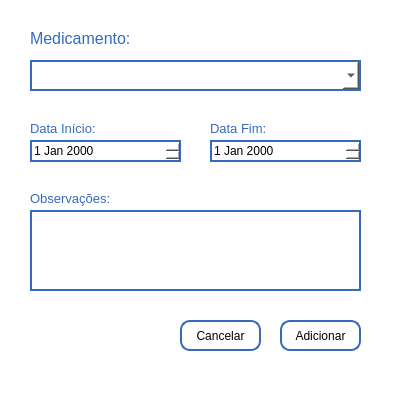
<?xml version="1.0" encoding="UTF-8"?>
<ui version="4.0">
 <class>FormAdicionarMedicamento</class>
 <widget class="QWidget" name="FormAdicionarMedicamento">
  <property name="geometry">
   <rect>
    <x>0</x>
    <y>0</y>
    <width>400</width>
    <height>400</height>
   </rect>
  </property>
  <property name="windowTitle">
   <string>Adicionar Medicamento</string>
  </property>
  <property name="styleSheet">
   <string notr="true">QPushButton {
    background-color: white;
        color: black;
        border-radius: 10px;
        border: 2px solid #366abf;
}

QLabel {
color: #366abf;
}

QDateEdit{
background-color:white;
color: black;
border: 2px solid #366abf;
}

QComboBox{
background-color:white;
color: black;
border: 2px solid #366abf;
}

QPlainTextEdit{
background-color:white;
color: black;
border: 2px solid #366abf;
}

QWidget{
background-color: white;

}</string>
  </property>
  <widget class="QLabel" name="label_Medicamento">
   <property name="geometry">
    <rect>
     <x>30</x>
     <y>30</y>
     <width>131</width>
     <height>16</height>
    </rect>
   </property>
   <property name="font">
    <font>
     <family>Arial</family>
     <pointsize>12</pointsize>
    </font>
   </property>
   <property name="text">
    <string>Medicamento:</string>
   </property>
  </widget>
  <widget class="QComboBox" name="comboBox_Medicamentos">
   <property name="geometry">
    <rect>
     <x>30</x>
     <y>60</y>
     <width>331</width>
     <height>31</height>
    </rect>
   </property>
  </widget>
  <widget class="QLabel" name="label_DataInicio">
   <property name="geometry">
    <rect>
     <x>30</x>
     <y>120</y>
     <width>110</width>
     <height>16</height>
    </rect>
   </property>
   <property name="font">
    <font>
     <family>Arial</family>
     <pointsize>10</pointsize>
    </font>
   </property>
   <property name="text">
    <string>Data Início:</string>
   </property>
  </widget>
  <widget class="QDateEdit" name="dateEdit_DataInicio">
   <property name="geometry">
    <rect>
     <x>30</x>
     <y>140</y>
     <width>151</width>
     <height>22</height>
    </rect>
   </property>
  </widget>
  <widget class="QLabel" name="label_DataFim">
   <property name="geometry">
    <rect>
     <x>210</x>
     <y>120</y>
     <width>100</width>
     <height>16</height>
    </rect>
   </property>
   <property name="font">
    <font>
     <family>Arial</family>
     <pointsize>10</pointsize>
    </font>
   </property>
   <property name="text">
    <string>Data Fim:</string>
   </property>
  </widget>
  <widget class="QDateEdit" name="dateEdit_DataFim">
   <property name="geometry">
    <rect>
     <x>210</x>
     <y>140</y>
     <width>151</width>
     <height>22</height>
    </rect>
   </property>
  </widget>
  <widget class="QLabel" name="label_Observacoes">
   <property name="geometry">
    <rect>
     <x>30</x>
     <y>190</y>
     <width>121</width>
     <height>16</height>
    </rect>
   </property>
   <property name="font">
    <font>
     <family>Arial</family>
     <pointsize>10</pointsize>
    </font>
   </property>
   <property name="text">
    <string>Observações:</string>
   </property>
  </widget>
  <widget class="QPlainTextEdit" name="plainTextEdit_Observacoes">
   <property name="geometry">
    <rect>
     <x>30</x>
     <y>210</y>
     <width>331</width>
     <height>81</height>
    </rect>
   </property>
  </widget>
  <widget class="QPushButton" name="pushButton_Adicionar">
   <property name="geometry">
    <rect>
     <x>280</x>
     <y>320</y>
     <width>81</width>
     <height>31</height>
    </rect>
   </property>
   <property name="text">
    <string>Adicionar</string>
   </property>
  </widget>
  <widget class="QPushButton" name="pushButton_Cancelar">
   <property name="geometry">
    <rect>
     <x>180</x>
     <y>320</y>
     <width>81</width>
     <height>31</height>
    </rect>
   </property>
   <property name="text">
    <string>Cancelar</string>
   </property>
  </widget>
 </widget>
 <resources/>
 <connections/>
</ui>
